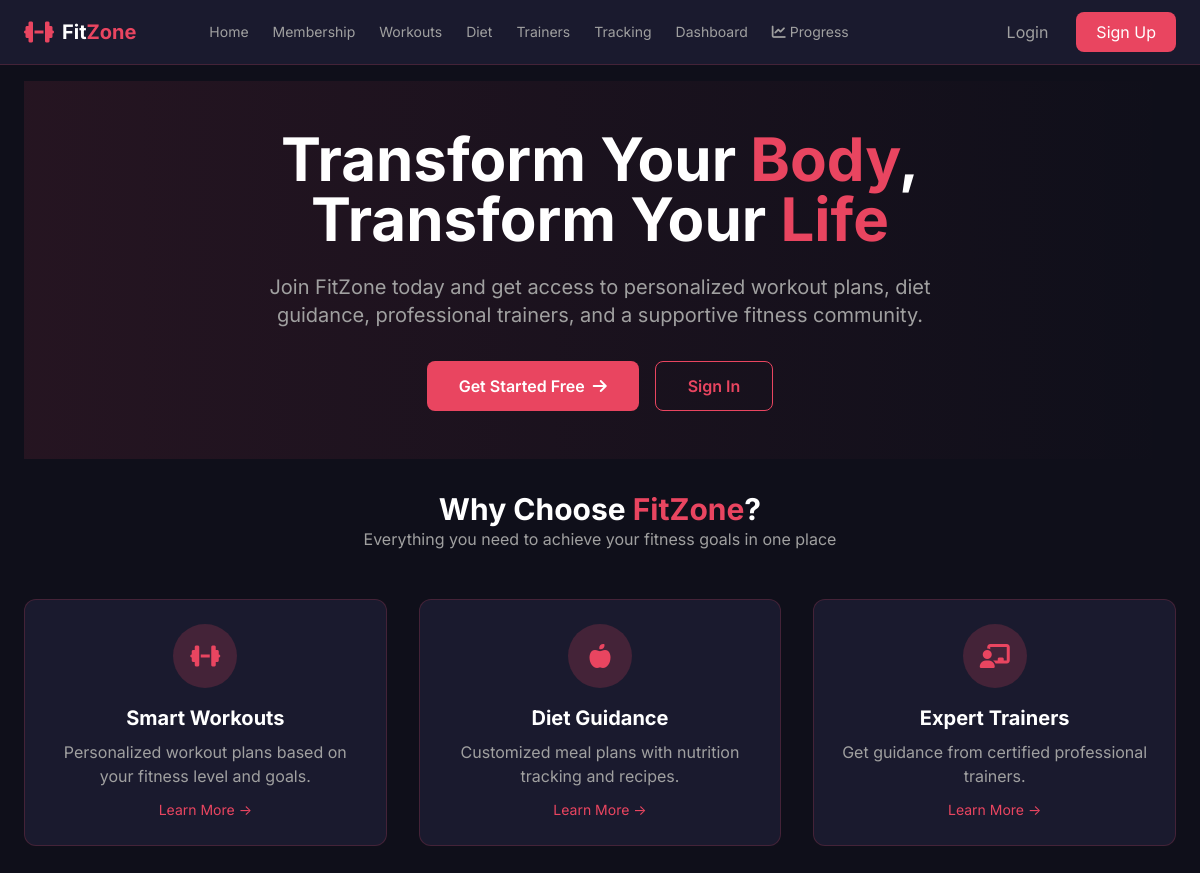
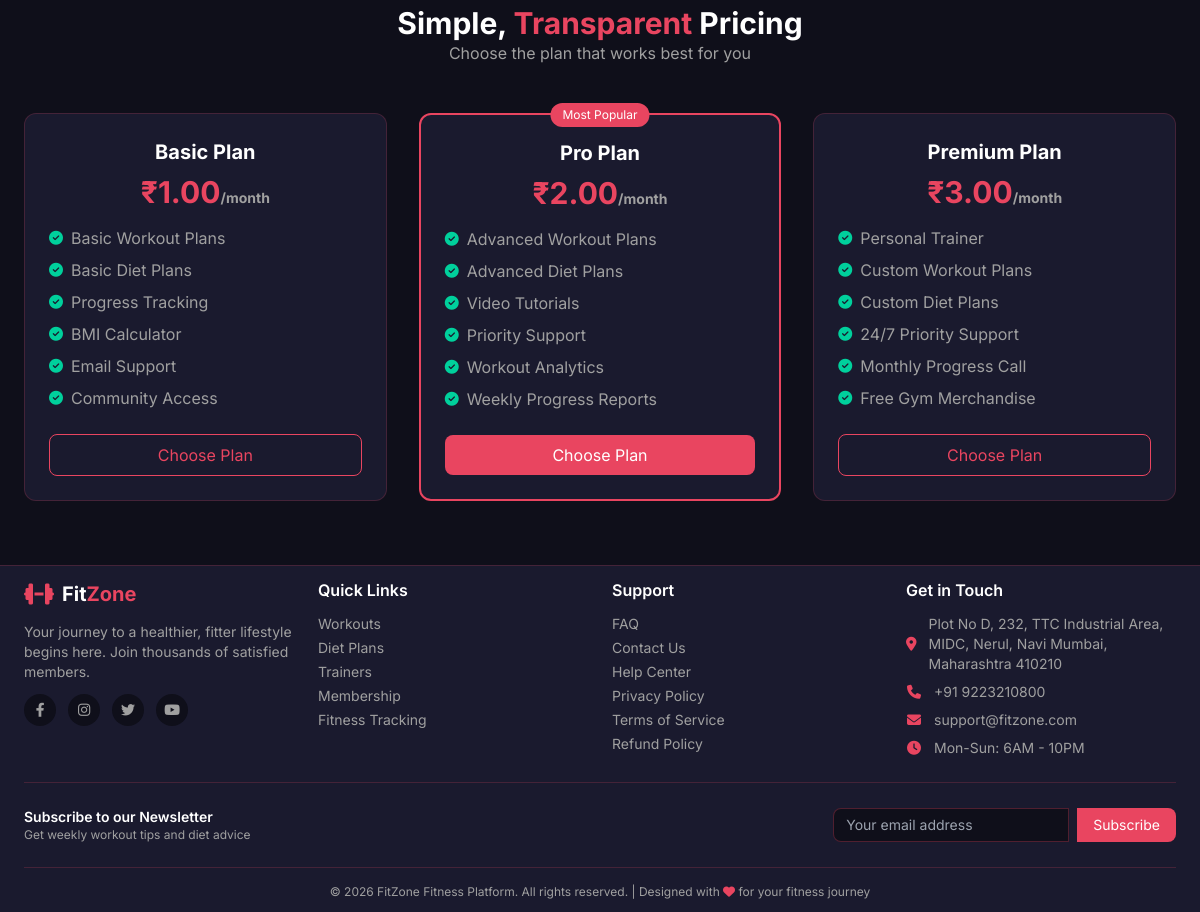
The page / on the database its author committed (2 pictures, top to bottom).
### membership/models.py (models this page shows, shortened)
class MembershipPlan(models.Model):
    PLAN_TYPES = [
        ('basic', 'Basic Plan'),
        ('pro', 'Pro Plan'),
        ('premium', 'Premium Plan'),
    ]
    DURATION_TYPES = [
        ('monthly', 'Monthly'),
        ('quarterly', 'Quarterly'),
        ('yearly', 'Yearly'),
    ]
    name = models.CharField(max_length=100)
    plan_type = models.CharField(max_length=20, choices=PLAN_TYPES)
    duration = models.CharField(max_length=20, choices=DURATION_TYPES, default='monthly')
    price = models.DecimalField(max_digits=10, decimal_places=2)
    features = models.JSONField(default=list, help_text="List of features")
    description = models.TextField(blank=True)
    workout_plan_included = models.BooleanField(default=True)
    diet_plan_included = models.BooleanField(default=True)
    personal_trainer = models.BooleanField(default=False)
    is_active = models.BooleanField(default=True)
    is_popular = models.BooleanField(default=False)
    created_at = models.DateTimeField(auto_now_add=True)
    updated_at = models.DateTimeField(auto_now=True)
    class Meta:
        ordering = ['price']
        verbose_name = 'Membership Plan'
        verbose_name_plural = 'Membership Plans'

### accounts/views.py (the view)
# urls.py: path('', views.home_view, name='home'),
def home_view(request):
    from membership.models import MembershipPlan
    plans = MembershipPlan.objects.filter(is_active=True).order_by('price')
    context = {
        'plans': plans,
    }
    return render(request, 'base/home.html', context)

### templates/base/home.html (shortened to what this page needs)
{% extends 'base/base.html' %}
{% load static %}
{% block content %}
<div class="relative overflow-hidden hero-section">
    <div class="absolute inset-0 bg-gradient-to-r from-[#E94560]/10 to-transparent"></div>
    <div class="container mx-auto px-4 py-12 text-center relative">
        <h1 class="text-5xl md:text-6xl font-bold text-white mb-6 hero-title">
            Transform Your <span class="text-[#E94560]">Body</span>,<br>
            Transform Your <span class="text-[#E94560]">Life</span>
        </h1>
        <p class="text-text-gray text-lg md:text-xl max-w-2xl mx-auto mb-8 hero-subtitle">
            Join FitZone today and get access to personalized workout plans, diet guidance,
            professional trainers, and a supportive fitness community.
        </p>
        <div class="flex flex-col sm:flex-row gap-4 justify-center hero-buttons">
            {% if user.is_authenticated %}
               <a href="{% url 'dashboard' %}"
   class="bg-[#E94560] text-white px-8 py-3 rounded-lg font-semibold hover:bg-opacity-80 transition-all inline-flex items-center justify-center btn-hero">
    Go to Dashboard
    <i class="fas fa-arrow-right ml-2"></i>
</a>
            {% else %}
               <a href="{% url 'register' %}"
   class="bg-[#E94560] text-white px-8 py-3 rounded-lg font-semibold hover:bg-opacity-80 transition-all inline-flex items-center justify-center btn-hero">
    Get Started Free
    <i class="fas fa-arrow-right ml-2"></i>
</a>
<a href="{% url 'login' %}"
   class="border border-[#E94560] text-[#E94560] px-8 py-3 rounded-lg font-semibold hover:bg-[#E94560] hover:text-white transition-all inline-flex items-center justify-center btn-hero">
    Sign In
</a>
            {% endif %}
        </div>
    </div>
</div>
<div class="py-8 pt-0 features-section">
    <div class="text-center mb-12">
        <h2 class="text-3xl font-bold text-white mt-8 mb-0 section-title">Why Choose <span class="text-[#E94560]">FitZone</span>?</h2>
        <p class="text-text-gray max-w-2xl mt-0 mx-auto section-subtitle">Everything you need to achieve your fitness goals in one place</p>
    </div>
    <div class="grid grid-cols-1 md:grid-cols-3 gap-8 mt-8 features-grid">
        <div class="bg-[#1A1A2E] p-6 rounded-xl border border-[#E94560]/20 text-center card-hover feature-card">
            <div class="w-16 h-16 bg-[#E94560]/20 rounded-full flex items-center justify-center mx-auto mb-4 feature-icon">
                <i class="fas fa-dumbbell text-[#E94560] text-2xl"></i>
            </div>
            <h3 class="text-xl font-bold text-white mb-2">Smart Workouts</h3>
            <p class="text-text-gray">Personalized workout plans based on your fitness level and goals.</p>
            <a href="/membership/plans/" class="inline-block mt-3 text-[#E94560] hover:underline text-sm">Learn More →</a>
        </div>
        <div class="bg-[#1A1A2E] p-6 rounded-xl border border-[#E94560]/20 text-center card-hover feature-card">
            <div class="w-16 h-16 bg-[#E94560]/20 rounded-full flex items-center justify-center mx-auto mb-4 feature-icon">
                <i class="fas fa-apple-alt text-[#E94560] text-2xl"></i>
            </div>
            <h3 class="text-xl font-bold text-white mb-2">Diet Guidance</h3>
            <p class="text-text-gray">Customized meal plans with nutrition tracking and recipes.</p>
            <a href="/membership/plans/" class="inline-block mt-3 text-[#E94560] hover:underline text-sm">Learn More →</a>
        </div>
        <div class="bg-[#1A1A2E] p-6 rounded-xl border border-[#E94560]/20 text-center card-hover feature-card">
            <div class="w-16 h-16 bg-[#E94560]/20 rounded-full flex items-center justify-center mx-auto mb-4 feature-icon">
                <i class="fas fa-chalkboard-user text-[#E94560] text-2xl"></i>
            </div>
            <h3 class="text-xl font-bold text-white mb-2">Expert Trainers</h3>
            <p class="text-text-gray">Get guidance from certified professional trainers.</p>
            <a href="/membership/plans/" class="inline-block mt-3 text-[#E94560] hover:underline text-sm">Learn More →</a>
        </div>
    </div>
</div>
<div class="py-12 pt-0 pricing-section">
    <div class="text-center mb-8">
       <h2 class="text-3xl font-bold text-white section-title">Simple, <span class="text-[#E94560]">Transparent</span> Pricing</h2>
        <p class="text-text-gray max-w-2xl mx-auto mt-0 mb-12 section-subtitle">Choose the plan that works best for you</p>
    </div>
    <div class="grid grid-cols-1 md:grid-cols-3 gap-8 mt-8 pricing-grid">
        {% for plan in plans %}
        <div class="bg-[#1A1A2E] rounded-xl border {% if plan.is_popular %}border-2 border-[#E94560]{% else %}border-[#E94560]/20{% endif %} p-6 card-hover pricing-card relative">
            {% if plan.is_popular %}
            <div class="absolute -top-3 left-1/2 transform -translate-x-1/2 bg-[#E94560] text-white text-xs px-3 py-1 rounded-full popular-badge">Most Popular</div>
            {% endif %}
            <h3 class="text-xl font-bold text-white text-center mb-2">{{ plan.name }}</h3>
            <p class="text-3xl font-bold text-[#E94560] text-center mb-4 price-amount">₹{{ plan.price }}<span class="text-text-gray text-sm price-period">{% if plan.duration == 'monthly' %}/month{% elif plan.duration == 'quarterly' %}/3 months{% else %}/year{% endif %}</span></p>
            <ul class="space-y-2 mb-6 features-list">
                {% for feature in plan.features %}
                <li class="flex items-center"><i class="fas fa-check-circle text-[#00D09C] mr-2 text-sm"></i><span class="text-text-gray">{{ feature }}</span></li>
                {% endfor %}
            </ul>
            <a href="{% url 'membership:plans' %}" class="block text-center {% if plan.is_popular %}bg-[#E94560] text-white hover:bg-opacity-80{% else %}border border-[#E94560] text-[#E94560] hover:bg-[#E94560] hover:text-white{% endif %} py-2 rounded-lg transition-all">Choose Plan</a>
        </div>
        {% empty %}
        <div class="col-span-3 text-center py-12">
            <p class="text-text-gray">No membership plans available at the moment. Please check back later.</p>
        </div>
        {% endfor %}
    </div>
</div>
{% endblock %}

### templates/base/base.html (style rules this page uses)
* { margin: 0; padding: 0; box-sizing: border-box; }
body { background-color: #0F0F1A; font-family: 'Inter', system-ui, -apple-system, BlinkMacSystemFont, 'Segoe UI', sans-serif; color: #EEEEEE; overflow-x: hidden; }
.card-hover { transition: transform 0.3s ease, box-shadow 0.3s ease; }
html { transition: none !important; }

### templates/base/home.html (style rules this page uses)
.card-hover { transition: all 0.3s ease; }
html { scroll-behavior: smooth; }

### rows shown on the page
MembershipPlan: name "Basic Plan", price "1.00", duration "/month", features "Basic Workout Plans" "Basic Diet Plans" "Progress Tracking" "BMI Calculator" "Email Support" "Community Access"
MembershipPlan: is_popular "Most Popular", name "Pro Plan", price "2.00", duration "/month", features "Advanced Workout Plans" "Advanced Diet Plans" "Video Tutorials" "Priority Support" "Workout Analytics" "Weekly Progress Reports"
MembershipPlan: name "Premium Plan", price "3.00", duration "/month", features "Personal Trainer" "Custom Workout Plans" "Custom Diet Plans" "24/7 Priority Support" "Monthly Progress Call" "Free Gym Merchandise"
